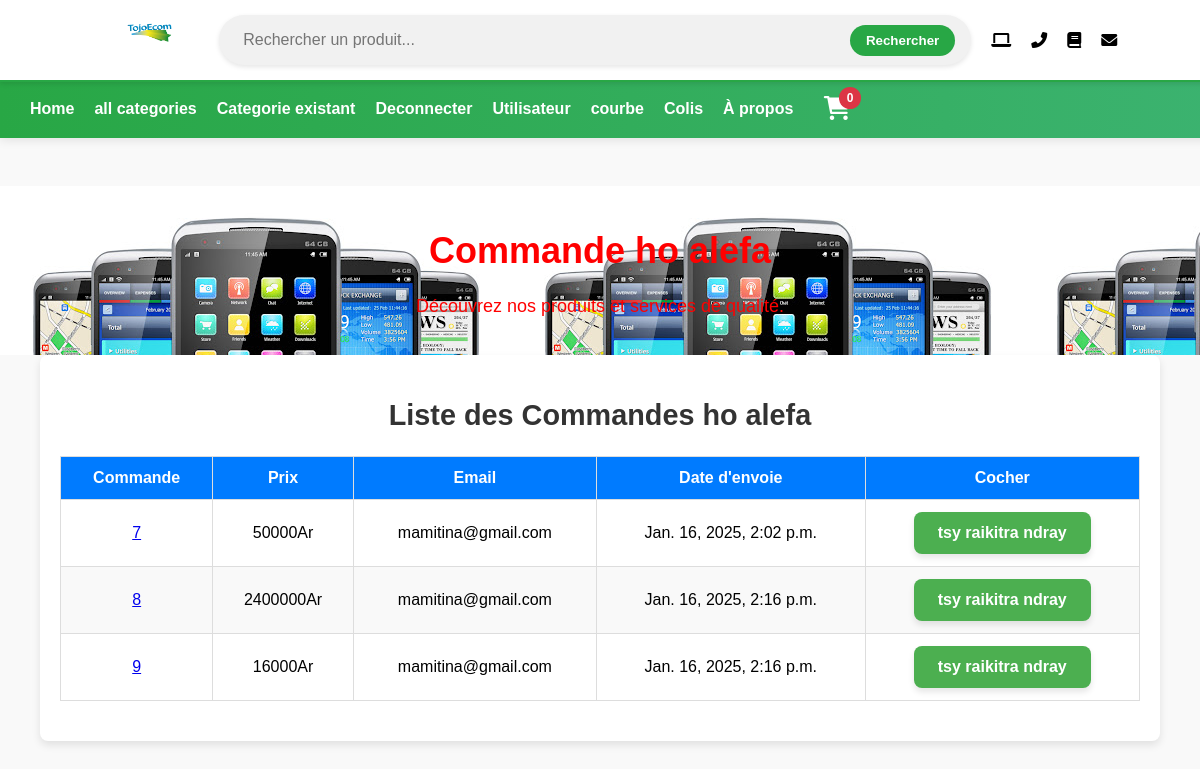
The page /payment/shipped_dash (signed in) on the database its author committed.
### payment/models.py (models this page shows, shortened)
class Order(models.Model):   #commande
	user=models.ForeignKey(User,on_delete=models.CASCADE,null=True,blank=True)
	full_name=models.CharField(max_length=250)
	email=models.EmailField(max_length=250)
	shipping_addresse=models.TextField(max_length=15000)
	amount_paid=models.DecimalField(max_digits=7,decimal_places=0)
	date_ordered=models.DateTimeField(auto_now_add=True)
	shipped=models.BooleanField(default=False)
	date_shipped=models.DateTimeField(blank=True,null=True)

### payment/views.py (the view, shortened to what this page needs)
# urls.py: path('shipped_dash',views.shipped_dash,name='shipped_dash'),
def shipped_dash(request):
	if request.user.is_authenticated and request.user.is_superuser:
		orders=Order.objects.filter(shipped=True)
		return render(request,'payment/shipped_dash.html',{'orders':orders})
	else:
		messages.success(request,("accées interdit"))
		return redirect('home')

### cart/cart.py (called while the page is built)
	def __len__(self):
		return len(self.cart)

### cart/context_processors.py (called while the page is built)
def cart(request):
	return {'cart':Cart(request)}

### payment/templates/payment/shipped_dash.html (shortened to what this page needs)
{% extends 'index.html' %}
{% block content %}<br><br>
<div class="content">
        <h1>Commande ho alefa</h1>
        <p>Découvrez nos produits et services de qualité.</p>
    </div>
<section>
    <header>
        <h1>Liste des Commandes ho alefa</h1>
    </header>
    <table>
        <thead>
            <tr>
                <th>Commande</th>
                <th>Prix</th>
                <th>Email</th>
                <th>Date d'envoie</th>
                <th>Cocher</th>
            </tr>
        </thead>
        <tbody>
            {% for item in orders %}
            <tr>
                <td><a href="{% url 'orders' item.id %}" >{{ item.id }}</a></td>
                <td>{{ item.amount_paid }}Ar</td>
                <td>{{ item.email }}</td>
                <td>{{ item.date_shipped }}</td>
                <td>
                    <form method="POST">
                        <button type="submit" class="btn-valider">tsy raikitra ndray</button>
                    </form>
                </td>
            </tr>
            {% endfor %}
        </tbody>
    </table>
</section><br><br>
{% endblock %}

### static/css/style.css (style rules this page uses)
body { margin: 0; font-family: Arial, sans-serif; background-color: #f9f9f9; min-height: 100vh; overflow-y: auto; }
.content { padding: 20px; text-align: center; background-image: url('telephone1.jpg'); color:red; margin-top: 150px; }
h1 { font-size: 36px; }
p { font-size: 18px; }

### payment/templates/payment/shipped_dash.html (style rules this page uses)
section { width: 90%; margin: auto; background-color: #ffffff; box-shadow: 0 4px 8px rgba(0, 0, 0, 0.1); padding: 20px; border-radius: 8px; }
header { margin-bottom: 20px; text-align: center; }
header h1 { font-size: 1.8rem; color: #333; font-weight: bold; }
table { border-collapse: collapse; width: 100%; margin: 20px 0; }
th, td { border: 1px solid #ddd; text-align: center; padding: 12px; }
th { background-color: #007BFF; color: white; }
tr:nth-child(even) { background-color: #f9f9f9; }
.btn-valider { background-color: #4CAF50; border: none; color: white; padding: 12px 24px; font-size: 16px; font-weight: bold; border-radius: 8px; cursor: pointer; box-shadow: 0px 4px 6px rgba(0, 0, 0, 0.1); transition: background-color 0.3s, transform 0.2s; }

### rows shown on the page
Order: id "7", amount_paid "50000", email "mamitina@gmail.com", date_shipped "Jan. 16, 2025, 2:02 p.m."
Order: id "8", amount_paid "2400000", email "mamitina@gmail.com", date_shipped "Jan. 16, 2025, 2:16 p.m."
Order: id "9", amount_paid "16000", email "mamitina@gmail.com", date_shipped "Jan. 16, 2025, 2:16 p.m."

### other values the page prints
{{ cart|length }} "0"
